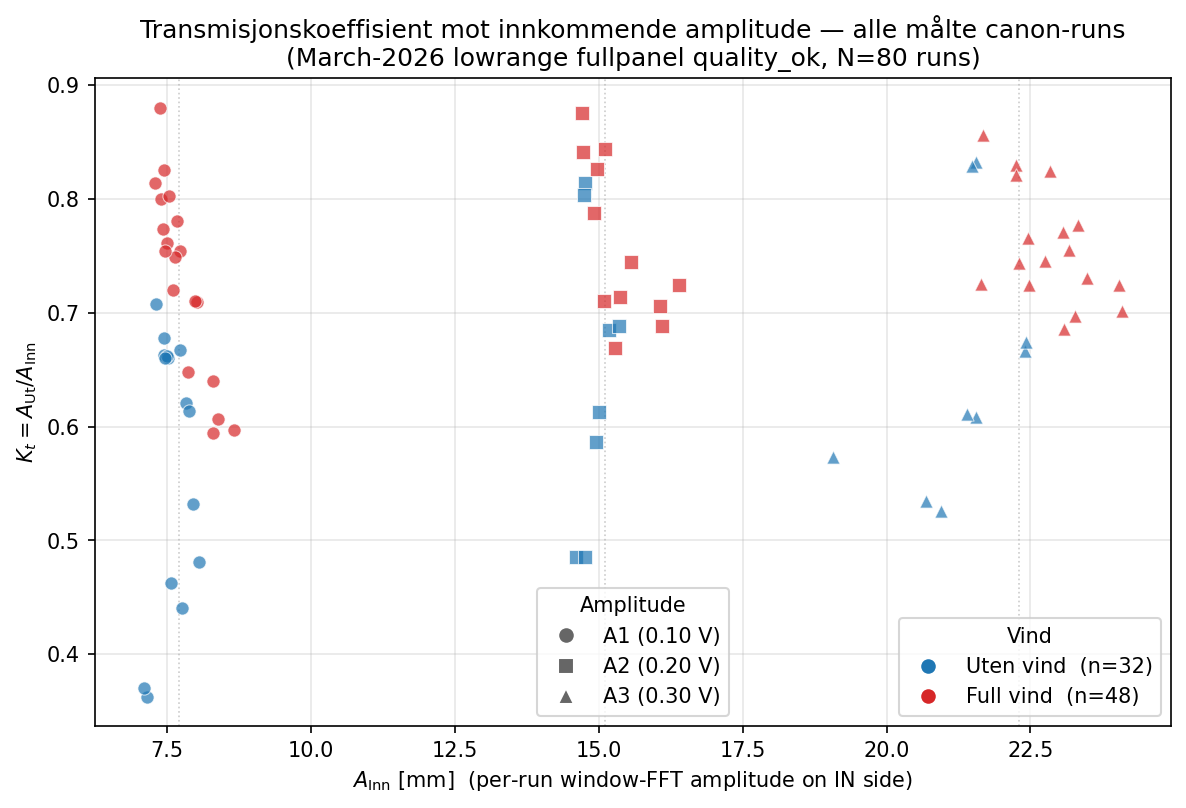

This figure's Python source:
"""K_t vs A_in per-run scatter — every canon March-2026 run individually.

Mirrors plateau_values_table.py's filter and window-FFT logic exactly,
but scatters each individual run instead of aggregating to medians.

Blue  = no-wind runs
Red   = full-wind runs
"""
import os
import sys
import warnings
from pathlib import Path

warnings.filterwarnings("ignore")

import matplotlib.pyplot as plt
import numpy as np
import pandas as pd

BASE = (Path(__file__).resolve().parent.parent
        if "__file__" in globals() else Path.cwd())
sys.path.insert(0, str(BASE))
os.chdir(BASE)

from wavescripts.improved_data_loader import load_analysis_data, load_processed_dfs
from wavescripts.constants import c_group, HG


# ── Config (identical to plateau_values_table.py) ───────────────────────
FS               = 250.0
FFT_BAND_HZ      = 0.05
THESIS_FREQS     = [1.3, 1.4, 1.5, 1.6]
N_OFFSET         = 7
N_LENGTH         = 10
IN_PROBES        = ["9373/170", "9373/340"]
OUT_PROBE        = "12400/250"
PROBE_R_M        = {"9373/170": 9.373, "9373/340": 9.373, "12400/250": 12.400}
TANK_DEPTH_M     = HG.TANK_DEPTH_M
WINDS            = ["no", "full"]
AMPS             = [0.10, 0.20, 0.30]
PROCESSED_DIRS = [
    Path("waveprocessed/PROCESSED-20260326-ProbePos4_31_FPV_2-tett6roof-under9Mooring-height100-lowrange"),
    Path("waveprocessed/PROCESSED-20260327-ProbePos4_31_FPV_2-tett6roof-under9Mooring30-height100-lowrange"),
]


# ── Helpers (copied from plateau_values_table.py) ───────────────────────
def fft_amp(seg, target_hz, fs=FS, band_hz=FFT_BAND_HZ):
    N = len(seg)
    if N < 4:
        return np.nan
    s = np.asarray(seg, dtype=float).copy()
    if np.isnan(s).any():
        idx = np.arange(N); good = ~np.isnan(s)
        if good.sum() < N * 0.9:
            return np.nan
        s = np.interp(idx, idx[good], s[good])
    freqs = np.fft.fftfreq(N, d=1.0 / fs)
    pos = freqs > 0
    pos_f = freqs[pos]
    mask = (pos_f >= target_hz - band_hz) & (pos_f <= target_hz + band_hz)
    if not mask.any():
        j = int(np.argmin(np.abs(pos_f - target_hz)))
    else:
        local = int(np.argmin(np.abs(pos_f[mask] - target_hz)))
        j = np.where(mask)[0][local]
    return float(2.0 * np.abs(np.fft.fft(s)[pos])[j] / N)


def get_eta(df, pos):
    for col in (f"eta_{pos}_interp", f"eta_{pos}"):
        if col in df.columns:
            return df[col].to_numpy(dtype=float)
    return None


def can_in(df):
    sigs = [get_eta(df, p) for p in IN_PROBES]
    sigs = [s for s in sigs if s is not None]
    if not sigs:
        return None
    nmin = min(len(s) for s in sigs)
    return np.nanmean(np.vstack([s[:nmin] for s in sigs]), axis=0)


def window_fft_amp(signal, target_hz, win_start_s, win_end_s):
    n_lo = int(round(win_start_s * FS))
    n_hi = int(round(win_end_s   * FS))
    if n_hi > len(signal) or n_lo < 0 or n_hi - n_lo < 4:
        return np.nan
    return fft_amp(signal[n_lo:n_hi], target_hz)


# ── Load ────────────────────────────────────────────────────────────────
print("Loading meta + processed_dfs (canon March-2026 lowrange) …")
combined_meta, _, _, _ = load_analysis_data(*PROCESSED_DIRS, load_processed=False)
processed_dfs = load_processed_dfs(*PROCESSED_DIRS)

f_col = pd.to_numeric(combined_meta["WaveFrequencyInput [Hz]"], errors="coerce")
a_col = pd.to_numeric(combined_meta["WaveAmplitudeInput [Volt]"], errors="coerce")
mask = (
    f_col.between(THESIS_FREQS[0] - 0.02, THESIS_FREQS[-1] + 0.02)
    & a_col.between(0.05, 0.35)
    & (combined_meta["PanelCondition"] == "full")
    & combined_meta["WindCondition"].isin(WINDS)
    & (combined_meta["quality_flag"] == "ok")
)
sel = combined_meta[mask].copy()
print(f"\n{len(sel)} canon runs at full panel, quality ok.")


# ── Per-run window amplitudes ───────────────────────────────────────────
print("\nComputing window FFT amplitudes per run …")
records = []
for _, r in sel.iterrows():
    f_paddle = float(r["WaveFrequencyInput [Hz]"])
    amp_v    = float(r["WaveAmplitudeInput [Volt]"])
    wind     = r["WindCondition"]

    f_match = next((f for f in THESIS_FREQS if abs(f - f_paddle) < 0.02), None)
    a_match = next((a for a in AMPS if abs(a - amp_v) < 0.01), None)
    if f_match is None or a_match is None:
        continue

    df = processed_dfs.get(r["path"])
    if df is None:
        continue
    sig_in  = can_in(df)
    sig_out = get_eta(df, OUT_PROBE)
    if sig_in is None or sig_out is None:
        continue

    t_arr_in  = PROBE_R_M[IN_PROBES[0]] / c_group(f_match, TANK_DEPTH_M)
    t_arr_out = PROBE_R_M[OUT_PROBE]    / c_group(f_match, TANK_DEPTH_M)
    win_in  = (t_arr_in  + N_OFFSET / f_match,
               t_arr_in  + (N_OFFSET + N_LENGTH) / f_match)
    win_out = (t_arr_out + N_OFFSET / f_match,
               t_arr_out + (N_OFFSET + N_LENGTH) / f_match)

    a_in  = window_fft_amp(sig_in,  f_match, *win_in)
    a_out = window_fft_amp(sig_out, f_match, *win_out)
    if not (np.isfinite(a_in) and np.isfinite(a_out) and a_in > 0):
        continue

    records.append({
        "freq_hz":  f_match,
        "amp_v":    a_match,
        "wind":     wind,
        "path":     Path(str(r["path"])).name,
        "A_in_mm":  a_in,
        "A_out_mm": a_out,
        "Kt":       a_out / a_in,
    })

per_run = pd.DataFrame(records)
print(f"   {len(per_run)} per-run records.")
print(f"   no-wind:   {(per_run['wind']=='no').sum()}")
print(f"   full-wind: {(per_run['wind']=='full').sum()}")

OUT_CSV = Path(__file__).parent / "scatter_kt_vs_ain_per_run.csv"
per_run.to_csv(OUT_CSV, index=False)
print(f"   per-run CSV → {OUT_CSV.relative_to(BASE)}")


# ── Scatter ─────────────────────────────────────────────────────────────
COLOR = {"no": "tab:blue", "full": "tab:red"}
MARKER = {0.10: "o", 0.20: "s", 0.30: "^"}   # circle / square / triangle-up
AMP_LABEL = {0.10: "A1 (0.10 V)", 0.20: "A2 (0.20 V)", 0.30: "A3 (0.30 V)"}

fig, ax = plt.subplots(figsize=(8.0, 5.5))

for wind in ("no", "full"):
    for amp in (0.10, 0.20, 0.30):
        sub = per_run[(per_run["wind"] == wind) & (per_run["amp_v"] == amp)]
        if sub.empty:
            continue
        ax.scatter(
            sub["A_in_mm"], sub["Kt"],
            c=COLOR[wind],
            marker=MARKER[amp],
            s=40,
            alpha=0.7,
            edgecolors="white",
            linewidths=0.5,
            zorder=3,
        )

# Two-group legend: wind (color) + amplitude (marker)
from matplotlib.lines import Line2D
wind_handles = [
    Line2D([0], [0], color="w", marker="o", markerfacecolor=COLOR["no"],
           markeredgecolor="white", markersize=8,
           label=f"Uten vind  (n={int((per_run['wind']=='no').sum())})"),
    Line2D([0], [0], color="w", marker="o", markerfacecolor=COLOR["full"],
           markeredgecolor="white", markersize=8,
           label=f"Full vind  (n={int((per_run['wind']=='full').sum())})"),
]
amp_handles = [
    Line2D([0], [0], color="w", marker=MARKER[a], markerfacecolor="0.4",
           markeredgecolor="white", markersize=8, label=AMP_LABEL[a])
    for a in (0.10, 0.20, 0.30)
]
leg1 = ax.legend(handles=wind_handles, title="Vind",
                 loc="lower right", frameon=True)
ax.add_artist(leg1)
ax.legend(handles=amp_handles, title="Amplitude",
          loc="lower center", frameon=True)

ax.set_xlabel(r"$A_\mathrm{Inn}$ [mm]  (per-run window-FFT amplitude on IN side)")
ax.set_ylabel(r"$K_t = A_\mathrm{Ut} / A_\mathrm{Inn}$")
ax.set_title(
    "Transmisjonskoeffisient mot innkommende amplitude — alle målte canon-runs\n"
    f"(March-2026 lowrange fullpanel quality_ok, N={len(per_run)} runs)"
)
ax.grid(True, alpha=0.3)

# Light vertical guides at the nominal amplitude bands
for x, lbl in [(7.7, "A1 ~7.5 mm"), (15.1, "A2 ~15 mm"), (22.3, "A3 ~22 mm")]:
    ax.axvline(x, color="0.8", linestyle=":", linewidth=0.8, zorder=1)

plt.tight_layout()
OUT_PDF = Path(__file__).parent / "scatter_kt_vs_ain_per_run.pdf"
plt.savefig(OUT_PDF, bbox_inches="tight")
plt.savefig(OUT_PDF.with_suffix(".png"), dpi=150, bbox_inches="tight")
print(f"\nsaved: {OUT_PDF}")
print(f"saved: {OUT_PDF.with_suffix('.png')}")
